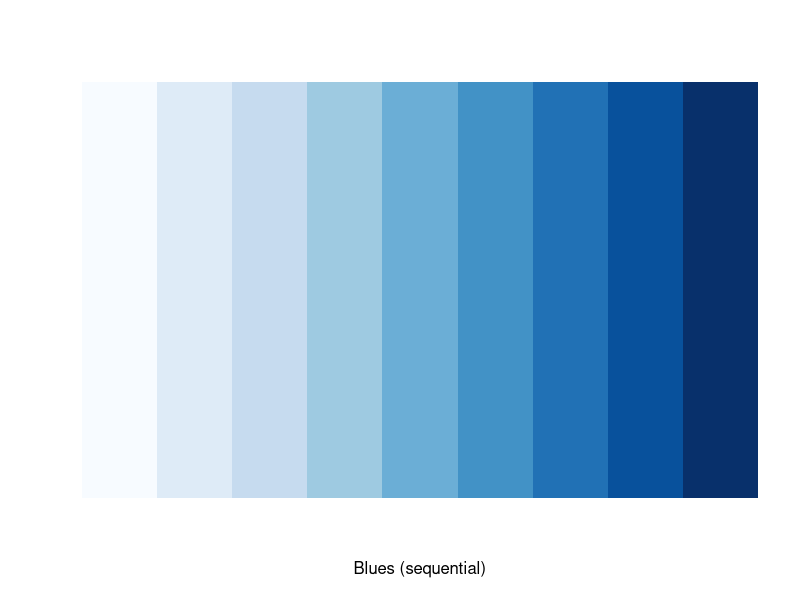
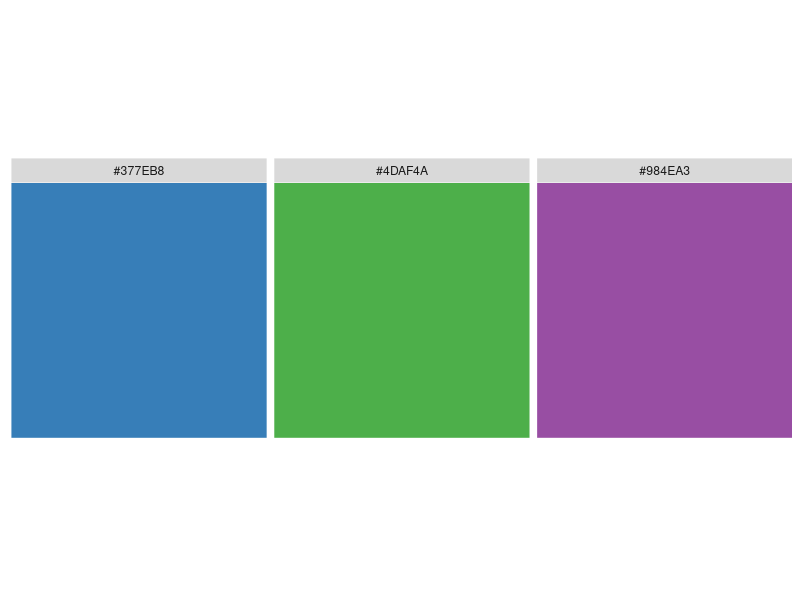
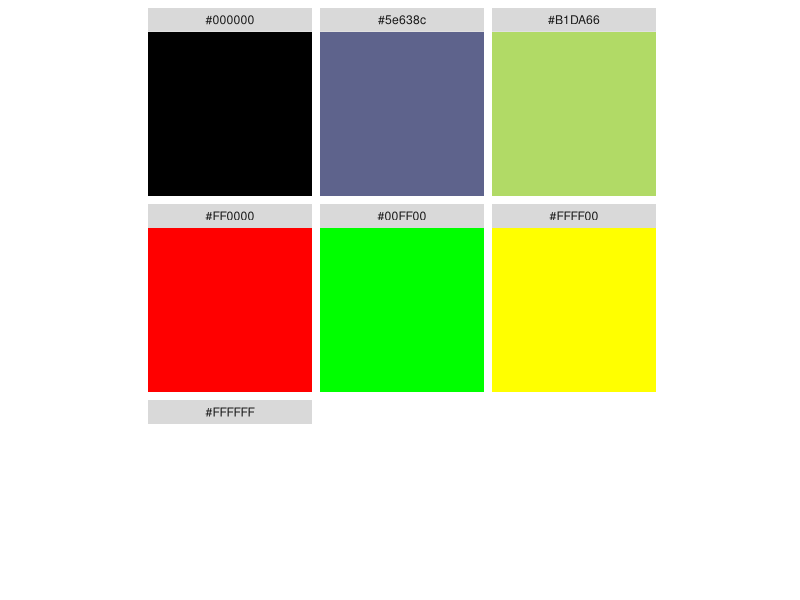
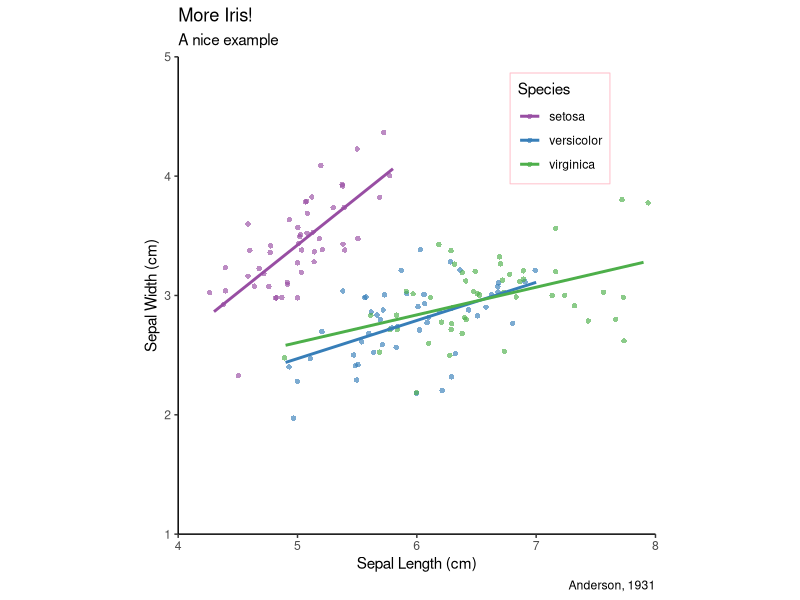
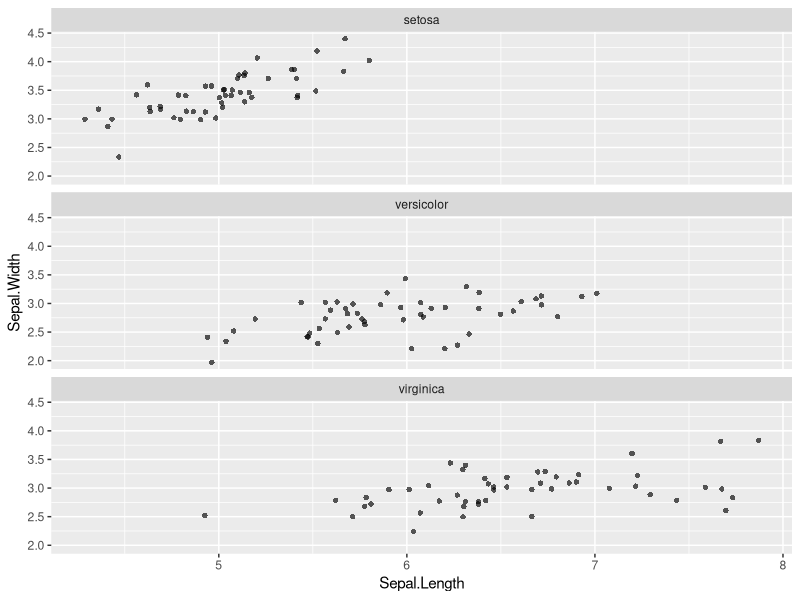
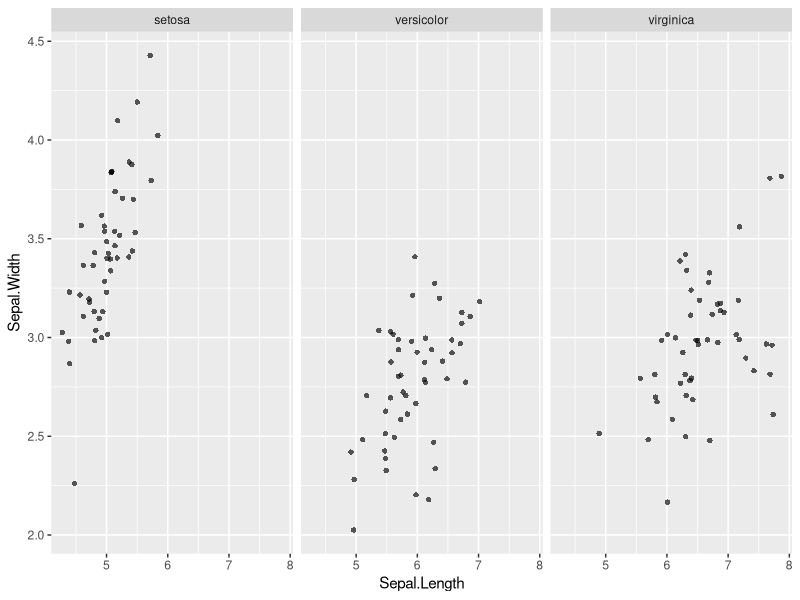
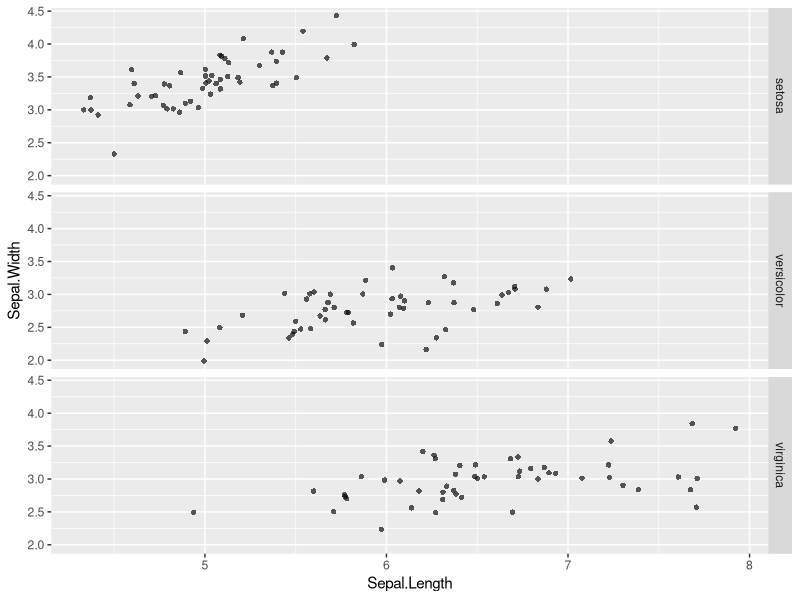
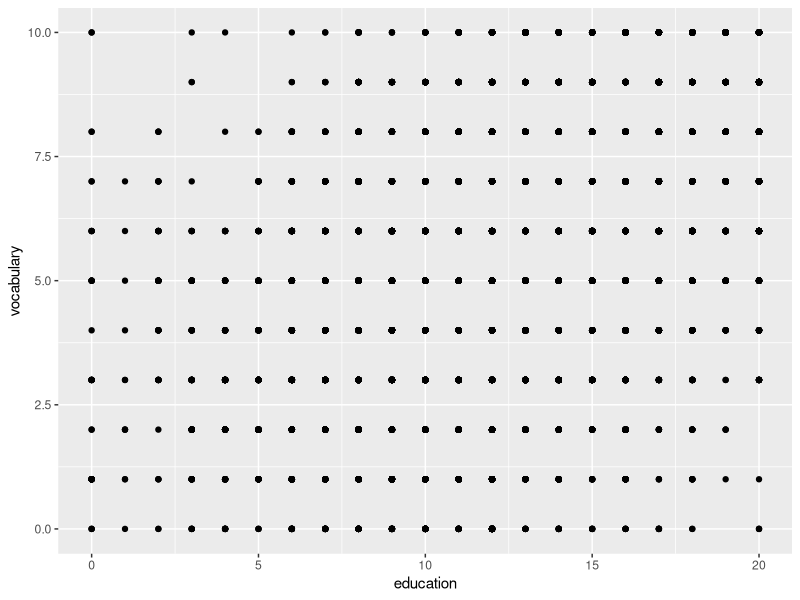

Write the R code that produced these figures, in order.
# Intro to ggplot2
# Rick Scavetta
# 28.10.2021
# Data Viz workshop

# load packages
library(tidyverse)

# optional:
library(RColorBrewer)
library(Hmisc)
library(munsell)

# Colors ----
display.brewer.pal(9, "Blues")
brewer.pal(9, "Blues")
# Just take specific colors; 4th, 6th and 8th:
myBlues <- brewer.pal(9, "Blues")[c(4,6,8)]
myCol <- brewer.pal(9, "Set1")[2:4]
plot_hex(myCol)


# The "hexdecimal" (16)  codes
# base 10: 0- 9
# 00 = lowest, 99 = highest

# base 16: 0 - 9, A - F
# 00 - FF (instead of 00 - 99 10^2 = 100)

# 2-digits = 16^2 = 256
# 00 = lowest
# FF
## 
256*256*256 # 16.8M colors
# RRGGBB 

plot_hex(c("#000000", # Black 
           "#5e638c",
           "#B1DA66", # From color picker
           "#FF0000", # Red
           "#00FF00", # Green
           "#FFFF00", # Yellow
           "#FFFFFF")) # White
# colors()

# Plotting challenge:
# first three layers: data, aes, geom
# If you really want to see the data in your environment run:
data(iris)
# and then click on the "<promise>" object

myCol_named <- c("versicolor" = "#377EB8",
                 "virginica" = "#4DAF4A",
                 "setosa" = "#984EA3")
myCol # Unnamed characteter vector
myCol_named # named chr vector

# Basic plot:
ggplot(iris, aes(Sepal.Length, Sepal.Width, color = Species)) +
  geom_point(position = "jitter", alpha = 0.65, shape = 16) +
  geom_smooth(method = "lm", se = FALSE) +
  scale_color_manual(values = myCol_named) +
  # scale_x_continuous(limits = c(4,8), expand = c(0,0)) +
  # scale_y_continuous(limits = c(1,5), expand = c(0,0)) +
  coord_equal(xlim = c(4,8), ylim = c(1,5), expand = 0) +
  labs(title = "More Iris!", 
       subtitle = "A nice example", 
       caption = "Anderson, 1931", 
       x = "Sepal Length (cm)",
       y = "Sepal Width (cm)", 
       color = "Species") +
  theme_classic() +
  theme(rect = element_blank(),
        legend.position = c(0.8, 0.85),
        legend.background = element_rect(color = "pink")) +
  NULL

ggsave("myPlot.png", width = 15, height = 15, unit = "cm")
ggsave("myPlot.pdf", width = 15, height = 15, unit = "cm")

# Getting small multiples
# facet_*()
# Basic plot:
# "wrap" for a categorical variable with many classes (levels) 
ggplot(iris, aes(Sepal.Length, Sepal.Width)) +
  geom_point(position = "jitter", alpha = 0.65, shape = 16) +
  facet_wrap(~ Species, ncol = 1) +
  NULL

ggplot(iris, aes(Sepal.Length, Sepal.Width)) +
  geom_point(position = "jitter", alpha = 0.65, shape = 16) +
  facet_grid(. ~ Species) +
  NULL

ggplot(iris, aes(Sepal.Length, Sepal.Width)) +
  geom_point(position = "jitter", alpha = 0.65, shape = 16) +
  facet_grid(Species ~ .) +
  NULL


# Assigning color
# scale_color_brewer(palette = "Dark2") +
# scale_color_manual(values = myCol) +

# Dealing with overpotting:
# i.e. point on top of each other and we can't see the "real" distribution
# Change point size
# Change the shape = hollow
# Change the alpha = transparency
# Change the position = jittering

library(car) # See "R companion to applied regression" ("car")
glimpse(Vocab) # 30,351 obs
ggplot(Vocab, aes(education, vocabulary)) +
  geom_point()

# jitter with geom_jitter() easy and convenient
ggplot(Vocab, aes(education, vocabulary)) +
  geom_jitter(alpha = 0.15, shape = 16, size = 0.5)

# jitter with geom_jitter() easy and convenient, not flexible
ggplot(Vocab, aes(education, vocabulary)) +
  geom_point(position = "jitter", alpha = 0.15, shape = 16, size = 0.5)

# More flexible: use a function
posn_j <- position_jitter(width = 0.25, height = 0.25, seed = 136)

ggplot(Vocab, aes(education, vocabulary)) +
  geom_point(position = posn_j, alpha = 0.15, shape = 16, size = 0.5)

# overplotting because of lots of data:
ggplot(diamonds, aes(carat, price, color = clarity)) +
  geom_point()

# change size and alpha:
ggplot(diamonds, aes(carat, price, color = clarity)) +
  geom_point(alpha = 0.5,
             shape = ".")


# AESTHETICS = appear in aes(),
#            = MAPPING a variable onto a "scale" (aka axis)
# ATTRIBUTES = appear in a geom_*()
#            = SETTING how a geom "looks"
# Attributes override aesthetics!
ggplot(iris, aes(Sepal.Length, Sepal.Width)) +
  geom_point(color = "pink") +
  NULL
